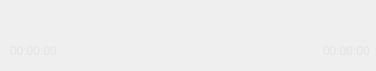
<?xml version="1.0" encoding="UTF-8"?>
<ui version="4.0">
 <class>MediaControls</class>
 <widget class="QWidget" name="MediaControls">
  <property name="geometry">
   <rect>
    <x>0</x>
    <y>0</y>
    <width>376</width>
    <height>71</height>
   </rect>
  </property>
  <property name="windowTitle">
   <string>Form</string>
  </property>
  <property name="styleSheet">
   <string notr="true">background-color:&quot;transparent&quot;;
border-color:&quot;transparent&quot;</string>
  </property>
  <widget class="Phonon::VolumeSlider" name="volumeSlider">
   <property name="geometry">
    <rect>
     <x>9</x>
     <y>9</y>
     <width>112</width>
     <height>25</height>
    </rect>
   </property>
   <property name="minimumSize">
    <size>
     <width>100</width>
     <height>0</height>
    </size>
   </property>
   <property name="maximumVolume">
    <double>2.000000000000000</double>
   </property>
  </widget>
  <widget class="QPushButton" name="playButton">
   <property name="geometry">
    <rect>
     <x>127</x>
     <y>9</y>
     <width>28</width>
     <height>24</height>
    </rect>
   </property>
   <property name="styleSheet">
    <string notr="true">background-color:&quot;transparent&quot;;
border-color:&quot;transparent&quot;</string>
   </property>
   <property name="text">
    <string/>
   </property>
   <property name="icon">
    <iconset resource="../ltorrent.qrc">
     <normaloff>:/PlayerControlImages/PlayButton.png</normaloff>:/PlayerControlImages/PlayButton.png</iconset>
   </property>
   <property name="flat">
    <bool>true</bool>
   </property>
  </widget>
  <widget class="QPushButton" name="pauseButton">
   <property name="geometry">
    <rect>
     <x>162</x>
     <y>9</y>
     <width>28</width>
     <height>24</height>
    </rect>
   </property>
   <property name="styleSheet">
    <string notr="true">background-color:&quot;transparent&quot;;
border-color:&quot;transparent&quot;</string>
   </property>
   <property name="text">
    <string/>
   </property>
   <property name="icon">
    <iconset resource="../ltorrent.qrc">
     <normaloff>:/PlayerControlImages/PauseButton.png</normaloff>:/PlayerControlImages/PauseButton.png</iconset>
   </property>
   <property name="flat">
    <bool>true</bool>
   </property>
  </widget>
  <widget class="QPushButton" name="reverseButton">
   <property name="geometry">
    <rect>
     <x>197</x>
     <y>9</y>
     <width>28</width>
     <height>24</height>
    </rect>
   </property>
   <property name="styleSheet">
    <string notr="true">background-color:&quot;transparent&quot;;
border-color:&quot;transparent&quot;</string>
   </property>
   <property name="text">
    <string/>
   </property>
   <property name="icon">
    <iconset resource="../ltorrent.qrc">
     <normaloff>:/PlayerControlImages/RateButtonReverse.png</normaloff>:/PlayerControlImages/RateButtonReverse.png</iconset>
   </property>
   <property name="flat">
    <bool>true</bool>
   </property>
  </widget>
  <widget class="QPushButton" name="forwardButton">
   <property name="geometry">
    <rect>
     <x>231</x>
     <y>9</y>
     <width>28</width>
     <height>24</height>
    </rect>
   </property>
   <property name="styleSheet">
    <string notr="true">background-color:&quot;transparent&quot;;
border-color:&quot;transparent&quot;</string>
   </property>
   <property name="text">
    <string/>
   </property>
   <property name="icon">
    <iconset resource="../ltorrent.qrc">
     <normaloff>:/PlayerControlImages/RateButtonForward.png</normaloff>:/PlayerControlImages/RateButtonForward.png</iconset>
   </property>
   <property name="flat">
    <bool>true</bool>
   </property>
  </widget>
  <widget class="QPushButton" name="openFileButton">
   <property name="geometry">
    <rect>
     <x>266</x>
     <y>9</y>
     <width>28</width>
     <height>24</height>
    </rect>
   </property>
   <property name="styleSheet">
    <string notr="true">background-color:&quot;transparent&quot;;
border-color:&quot;transparent&quot;</string>
   </property>
   <property name="text">
    <string/>
   </property>
   <property name="icon">
    <iconset resource="../ltorrent.qrc">
     <normaloff>:/PlayerControlImages/FileButton.png</normaloff>:/PlayerControlImages/FileButton.png</iconset>
   </property>
   <property name="flat">
    <bool>true</bool>
   </property>
  </widget>
  <widget class="QPushButton" name="openUrlButton">
   <property name="geometry">
    <rect>
     <x>301</x>
     <y>9</y>
     <width>28</width>
     <height>24</height>
    </rect>
   </property>
   <property name="styleSheet">
    <string notr="true">background-color:&quot;transparent&quot;;
border-color:&quot;transparent&quot;</string>
   </property>
   <property name="text">
    <string/>
   </property>
   <property name="icon">
    <iconset resource="../ltorrent.qrc">
     <normaloff>:/PlayerControlImages/UrlButton.png</normaloff>:/PlayerControlImages/UrlButton.png</iconset>
   </property>
   <property name="flat">
    <bool>true</bool>
   </property>
  </widget>
  <widget class="QPushButton" name="fullScreenButton">
   <property name="geometry">
    <rect>
     <x>336</x>
     <y>9</y>
     <width>28</width>
     <height>24</height>
    </rect>
   </property>
   <property name="styleSheet">
    <string notr="true">background-color:&quot;transparent&quot;;
border-color:&quot;transparent&quot;</string>
   </property>
   <property name="text">
    <string/>
   </property>
   <property name="icon">
    <iconset resource="../ltorrent.qrc">
     <normaloff>:/PlayerControlImages/FullscreenButton.png</normaloff>:/PlayerControlImages/FullscreenButton.png</iconset>
   </property>
   <property name="flat">
    <bool>true</bool>
   </property>
  </widget>
  <widget class="QLabel" name="currentTimeLabel">
   <property name="geometry">
    <rect>
     <x>10</x>
     <y>43</y>
     <width>51</width>
     <height>16</height>
    </rect>
   </property>
   <property name="palette">
    <palette>
     <active>
      <colorrole role="WindowText">
       <brush brushstyle="SolidPattern">
        <color alpha="255">
         <red>227</red>
         <green>227</green>
         <blue>227</blue>
        </color>
       </brush>
      </colorrole>
      <colorrole role="Button">
       <brush brushstyle="SolidPattern">
        <color alpha="0">
         <red>0</red>
         <green>0</green>
         <blue>0</blue>
        </color>
       </brush>
      </colorrole>
      <colorrole role="Base">
       <brush brushstyle="SolidPattern">
        <color alpha="0">
         <red>0</red>
         <green>0</green>
         <blue>0</blue>
        </color>
       </brush>
      </colorrole>
      <colorrole role="Window">
       <brush brushstyle="SolidPattern">
        <color alpha="0">
         <red>0</red>
         <green>0</green>
         <blue>0</blue>
        </color>
       </brush>
      </colorrole>
     </active>
     <inactive>
      <colorrole role="WindowText">
       <brush brushstyle="SolidPattern">
        <color alpha="255">
         <red>227</red>
         <green>227</green>
         <blue>227</blue>
        </color>
       </brush>
      </colorrole>
      <colorrole role="Button">
       <brush brushstyle="SolidPattern">
        <color alpha="0">
         <red>0</red>
         <green>0</green>
         <blue>0</blue>
        </color>
       </brush>
      </colorrole>
      <colorrole role="Base">
       <brush brushstyle="SolidPattern">
        <color alpha="0">
         <red>0</red>
         <green>0</green>
         <blue>0</blue>
        </color>
       </brush>
      </colorrole>
      <colorrole role="Window">
       <brush brushstyle="SolidPattern">
        <color alpha="0">
         <red>0</red>
         <green>0</green>
         <blue>0</blue>
        </color>
       </brush>
      </colorrole>
     </inactive>
     <disabled>
      <colorrole role="WindowText">
       <brush brushstyle="SolidPattern">
        <color alpha="255">
         <red>120</red>
         <green>120</green>
         <blue>120</blue>
        </color>
       </brush>
      </colorrole>
      <colorrole role="Button">
       <brush brushstyle="SolidPattern">
        <color alpha="0">
         <red>0</red>
         <green>0</green>
         <blue>0</blue>
        </color>
       </brush>
      </colorrole>
      <colorrole role="Base">
       <brush brushstyle="SolidPattern">
        <color alpha="0">
         <red>0</red>
         <green>0</green>
         <blue>0</blue>
        </color>
       </brush>
      </colorrole>
      <colorrole role="Window">
       <brush brushstyle="SolidPattern">
        <color alpha="0">
         <red>0</red>
         <green>0</green>
         <blue>0</blue>
        </color>
       </brush>
      </colorrole>
     </disabled>
    </palette>
   </property>
   <property name="text">
    <string>00:00:00</string>
   </property>
  </widget>
  <widget class="Phonon::SeekSlider" name="seekSlider">
   <property name="geometry">
    <rect>
     <x>58</x>
     <y>40</y>
     <width>261</width>
     <height>22</height>
    </rect>
   </property>
   <property name="iconVisible">
    <bool>true</bool>
   </property>
  </widget>
  <widget class="QLabel" name="totalTimeLabel">
   <property name="geometry">
    <rect>
     <x>323</x>
     <y>43</y>
     <width>51</width>
     <height>16</height>
    </rect>
   </property>
   <property name="palette">
    <palette>
     <active>
      <colorrole role="WindowText">
       <brush brushstyle="SolidPattern">
        <color alpha="255">
         <red>227</red>
         <green>227</green>
         <blue>227</blue>
        </color>
       </brush>
      </colorrole>
      <colorrole role="Button">
       <brush brushstyle="SolidPattern">
        <color alpha="0">
         <red>0</red>
         <green>0</green>
         <blue>0</blue>
        </color>
       </brush>
      </colorrole>
      <colorrole role="Base">
       <brush brushstyle="SolidPattern">
        <color alpha="0">
         <red>0</red>
         <green>0</green>
         <blue>0</blue>
        </color>
       </brush>
      </colorrole>
      <colorrole role="Window">
       <brush brushstyle="SolidPattern">
        <color alpha="0">
         <red>0</red>
         <green>0</green>
         <blue>0</blue>
        </color>
       </brush>
      </colorrole>
     </active>
     <inactive>
      <colorrole role="WindowText">
       <brush brushstyle="SolidPattern">
        <color alpha="255">
         <red>227</red>
         <green>227</green>
         <blue>227</blue>
        </color>
       </brush>
      </colorrole>
      <colorrole role="Button">
       <brush brushstyle="SolidPattern">
        <color alpha="0">
         <red>0</red>
         <green>0</green>
         <blue>0</blue>
        </color>
       </brush>
      </colorrole>
      <colorrole role="Base">
       <brush brushstyle="SolidPattern">
        <color alpha="0">
         <red>0</red>
         <green>0</green>
         <blue>0</blue>
        </color>
       </brush>
      </colorrole>
      <colorrole role="Window">
       <brush brushstyle="SolidPattern">
        <color alpha="0">
         <red>0</red>
         <green>0</green>
         <blue>0</blue>
        </color>
       </brush>
      </colorrole>
     </inactive>
     <disabled>
      <colorrole role="WindowText">
       <brush brushstyle="SolidPattern">
        <color alpha="255">
         <red>120</red>
         <green>120</green>
         <blue>120</blue>
        </color>
       </brush>
      </colorrole>
      <colorrole role="Button">
       <brush brushstyle="SolidPattern">
        <color alpha="0">
         <red>0</red>
         <green>0</green>
         <blue>0</blue>
        </color>
       </brush>
      </colorrole>
      <colorrole role="Base">
       <brush brushstyle="SolidPattern">
        <color alpha="0">
         <red>0</red>
         <green>0</green>
         <blue>0</blue>
        </color>
       </brush>
      </colorrole>
      <colorrole role="Window">
       <brush brushstyle="SolidPattern">
        <color alpha="0">
         <red>0</red>
         <green>0</green>
         <blue>0</blue>
        </color>
       </brush>
      </colorrole>
     </disabled>
    </palette>
   </property>
   <property name="text">
    <string>00:00:00</string>
   </property>
  </widget>
 </widget>
 <customwidgets>
  <customwidget>
   <class>Phonon::SeekSlider</class>
   <extends>QWidget</extends>
   <header location="global">phonon/seekslider.h</header>
  </customwidget>
  <customwidget>
   <class>Phonon::VolumeSlider</class>
   <extends>QWidget</extends>
   <header location="global">phonon/volumeslider.h</header>
  </customwidget>
 </customwidgets>
 <resources>
  <include location="../ltorrent.qrc"/>
 </resources>
 <connections/>
 <slots>
  <signal>play()</signal>
  <signal>playFile(QString)</signal>
  <signal>playURL(QString)</signal>
  <signal>pause()</signal>
  <signal>setVolume(int)</signal>
  <signal>setPosition(int)</signal>
 </slots>
</ui>
